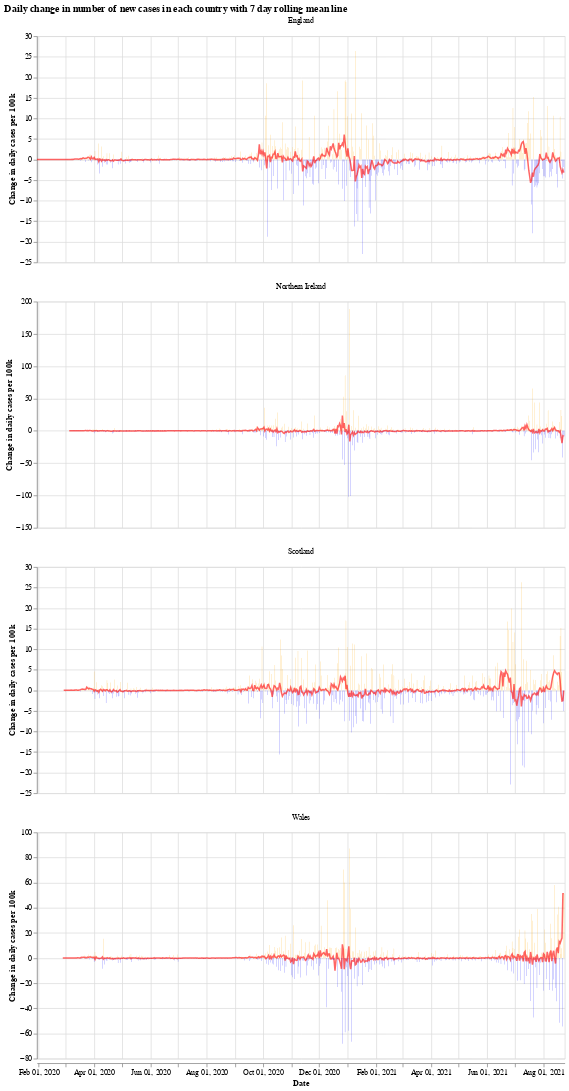

The notebook cell this image was saved under:
### Markdown cell above
We will use the Python library `Altair` for visualising the data, see the [altair docs](https://altair-viz.github.io/) for more information.

First we have a graph which shows the daily change in the number of new cases for each country. This number jumps up and down all over the place, which is likely due to delay in reporting of new cases over the weekend. Another interesting thing is that it looks like the daily cases in Wales experienced a much shorter period of calm over the summer (calm in the sense of daily cases not jumping up and down).

The orange bars are days when the number of new cases (per 100k population) was more than the previous day, while the blue are days when the number of new cases dropped. The red line is the 7 day moving average. 

When the moving average line is below 0, it means that there is a consistent drop in new cases. We can see this clearly happening around the times that lockdowns were introduced (though, to varying degrees). I will update the graphs soon with a marker of when each lockdown started.

### Code cell
# collapse
import altair as alt

bars = alt.Chart(uk_cases).mark_bar().encode(
    x=alt.X("yearmonthdate(date):T", axis=alt.Axis(title='Date')),
    y=alt.Y("casesChangeRate:Q", axis=alt.Axis(title='Change in daily cases per 100k')),
    tooltip='casesChange',
    color=alt.condition(
        alt.datum.casesChangeRate > 0,
        alt.value("orange"),  # The positive color
        alt.value("blue")  # The negative color
    )
).properties(title='Daily change in number of new cases with 7 day rolling mean',width=700).interactive()

line = alt.Chart(uk_cases).mark_line(
    color='red',
    size=2,
    opacity=0.6
).transform_window(
    rolling_mean='mean(casesChangeRate)',
    frame=[0, 7],
    groupby=['areaName']
).encode(
    x='yearmonthdate(date):T',
    y='rolling_mean:Q'
)

alt.layer(bars, line, data=uk_cases).facet(alt.Column(
    'areaName', title=''), columns=1).resolve_scale(y='independent').properties(title='Daily change in number of new cases in each country with 7 day rolling mean line')

### Figure 1 — Vega-Lite specification as saved in the notebook (floating-point values rounded to 4 significant figures; data arrays with more than 128 entries replaced by an {"elided": "..."} marker saying what was removed)
{"config": {"view": {"continuousWidth": 400, "continuousHeight": 300}}, "data": {"name": "data-a47f65124fec27dd96c9f886a36e33a3"}, "facet": {"type": "nominal", "field": "areaName", "title": ""}, "spec": {"layer": [{"mark": "bar", "encoding": {"color": {"condition": {"value": "orange", "test": "(datum.casesChangeRate > 0)"}, "value": "blue"}, "tooltip": {"type": "quantitative", "field": "casesChange"}, "x": {"type": "temporal", "axis": {"title": "Date"}, "field": "date", "timeUnit": "yearmonthdate"}, "y": {"type": "quantitative", "axis": {"title": "Change in daily cases per 100k"}, "field": "casesChangeRate"}}, "selection": {"selector001": {"type": "interval", "bind": "scales", "encodings": ["x", "y"]}}, "title": "Daily change in number of new cases with 7 day rolling mean", "width": 700}, {"mark": {"type": "line", "color": "red", "opacity": 0.6, "size": 2}, "encoding": {"x": {"type": "temporal", "field": "date", "timeUnit": "yearmonthdate"}, "y": {"type": "quantitative", "field": "rolling_mean"}}, "transform": [{"window": [{"op": "mean", "field": "casesChangeRate", "as": "rolling_mean"}], "frame": [0, 7], "groupby": ["areaName"]}]}]}, "columns": 1, "resolve": {"scale": {"y": "independent"}}, "title": "Daily change in number of new cases in each country with 7 day rolling mean line", "$schema": "https://vega.github.io/schema/vega-lite/v4.8.1.json", "datasets": {"data-a47f65124fec27dd96c9f886a36e33a3": {"elided": "2196 records"}}}
